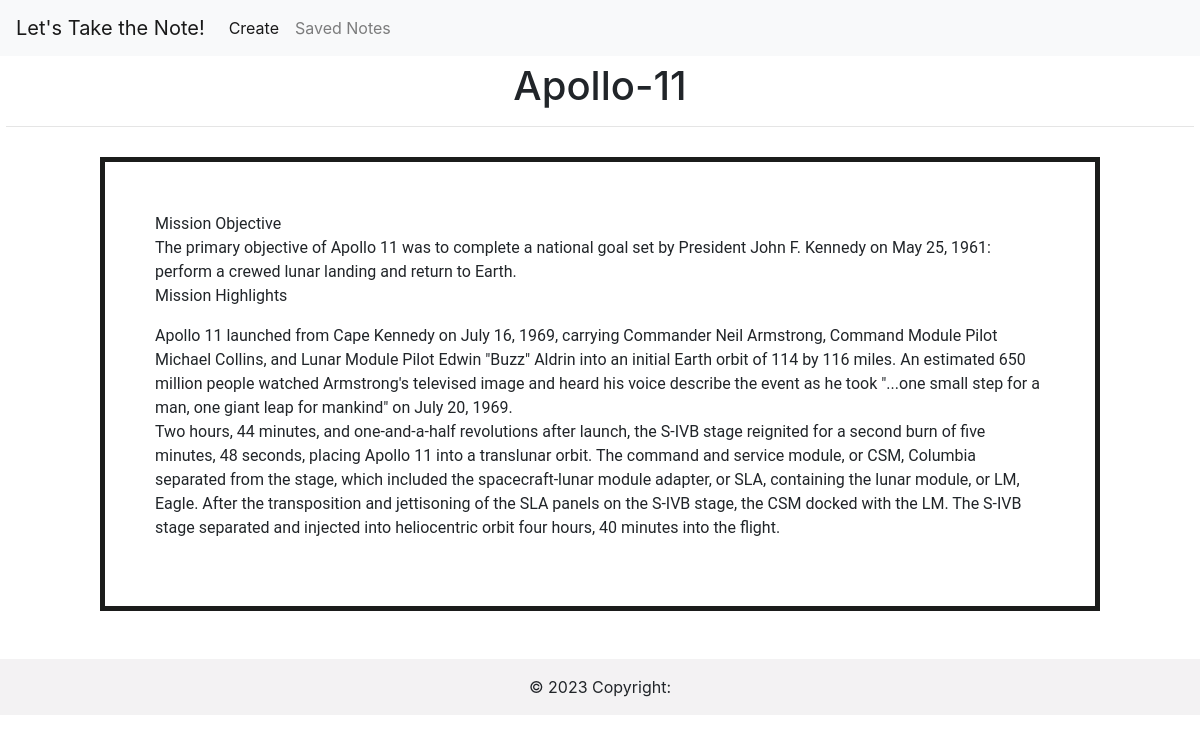
Screenshot of /object/79/ with the database file from the repository.
### mynote/models.py (models this page shows, shortened)
class Contact(models.Model):
    user = models.ForeignKey(User, on_delete=models.CASCADE,default=1)
    created_at = models.DateTimeField(default=datetime.datetime.now)
    name=models.TextField(blank=True)
    name1=models.CharField(max_length=128, null=True)
    age=models.CharField(max_length=128, null=True)

### mynote/views.py (the view)
# urls.py: path('object/<int:item_id>/', views.about, name='about'),
def about(request, item_id):
    item = Contact.objects.get(pk=item_id)
    return render(request, 'about.html', {'item': item})

### templates/about.html (shortened to what this page needs)
<link rel="stylesheet" href="https://cdn.jsdelivr.net/npm/bootstrap@4.4.1/dist/css/bootstrap.min.css">
<!DOCTYPE html>
<html lang="en">
<head>
</head>
<body>
    <nav class="navbar navbar-expand-lg navbar-light bg-light">
        <a class="navbar-brand" href="#">Let's Take the Note!</a>
        <div class="collapse navbar-collapse" id="navbarNav">
          <ul class="navbar-nav">
            <li class="nav-item active">
              <a class="nav-link" href="index1.html">Create <span class="sr-only">(current)</span></a>
            </li>
            <li class="nav-item">
              <a class="nav-link" href="about1.html">Saved Notes</a>
            </li>
          </ul>
        </div>
      </nav>
     <h1 style="text-align: center; padding: 6px;">{{ item.name1 }} <hr></h1>
     <div style="background-color: white;
     padding: 10px;
     width: 1000px;
     height: auto;
     border: 5px solid rgb(27, 28, 27);
     padding: 50px;
     margin: auto; font-family: 'Roboto', sans-serif;">{{item.name|linebreaks}}</div>
     <br><br>
      <footer class="bg-light text-center text-lg-start">
        <div class="text-center p-3" style="background-color: rgb(217 213 213 / 20%);">
          © 2023 Copyright:
        </div>
      </footer>
</body>
</html>

### rows the page displays
Contact: name1 "Apollo-11", name "Mission Objective The primary objective of Apollo 11 was to complete a national goal set by President John F. Kennedy on May 25, 1961: perform a crewed lunar landing and return to Earth. Mission Highlights Apollo 11 launched from Cape Kennedy on July 16, 1969, carrying Commander Neil Armstrong, Command Module Pilot Michael Collins, and Lunar Module Pilot Edwin \"Buzz\" Aldrin into an initial Earth orbit of 114 by 116 miles. An estimated 650 million people watched Armstrong's televised image and heard his voice describe the event as he took \"...one small step for a man, one giant leap for mankind\" on July 20, 1969. Two hours, 44 minutes, and one-and-a-half revolutions after launch, the S-IVB…"
